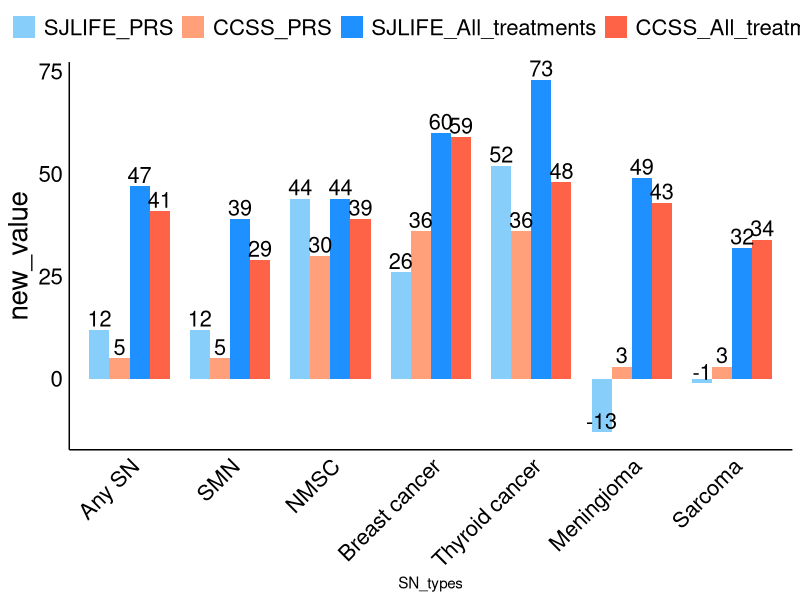
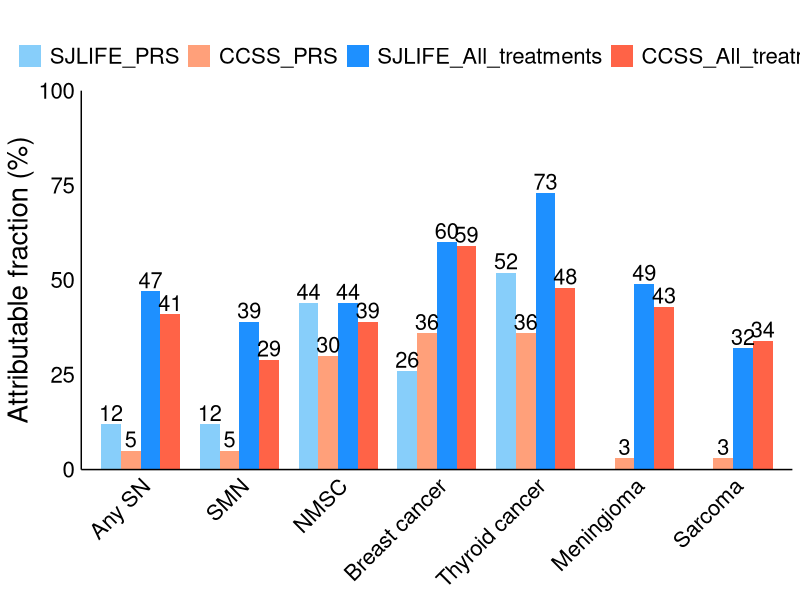
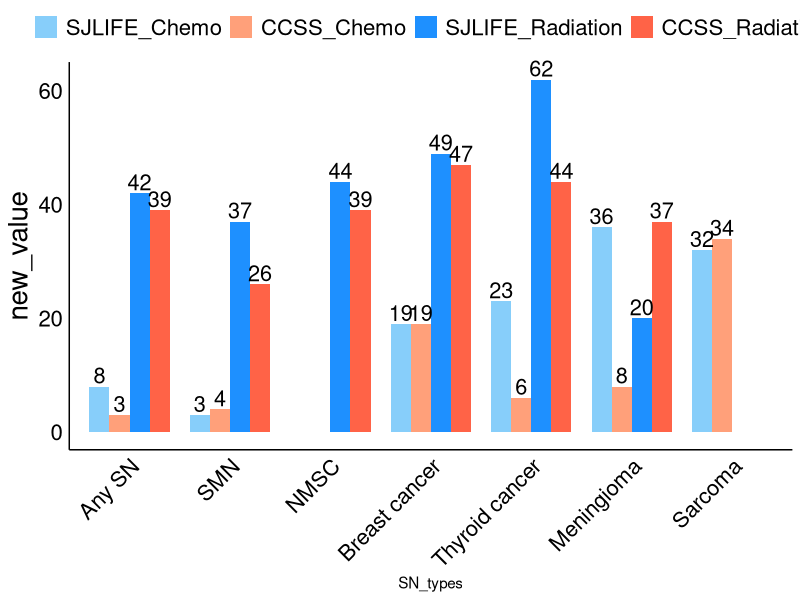
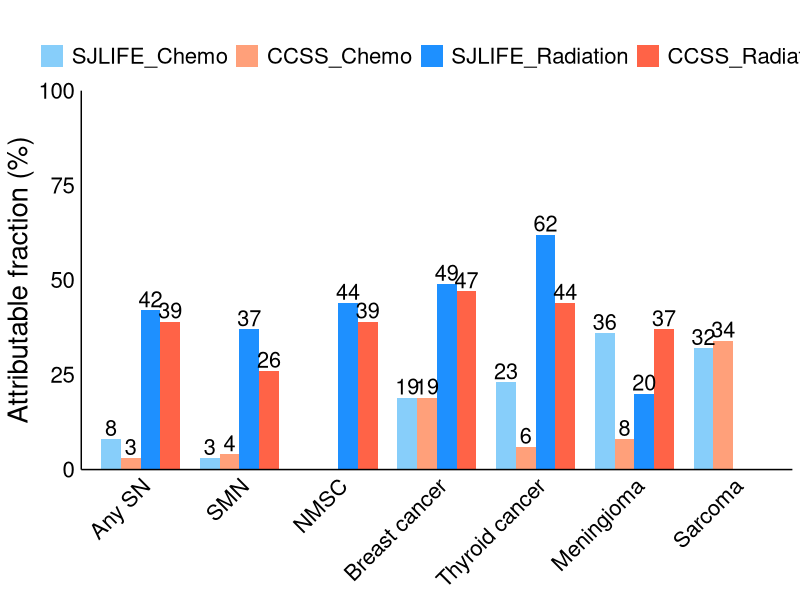
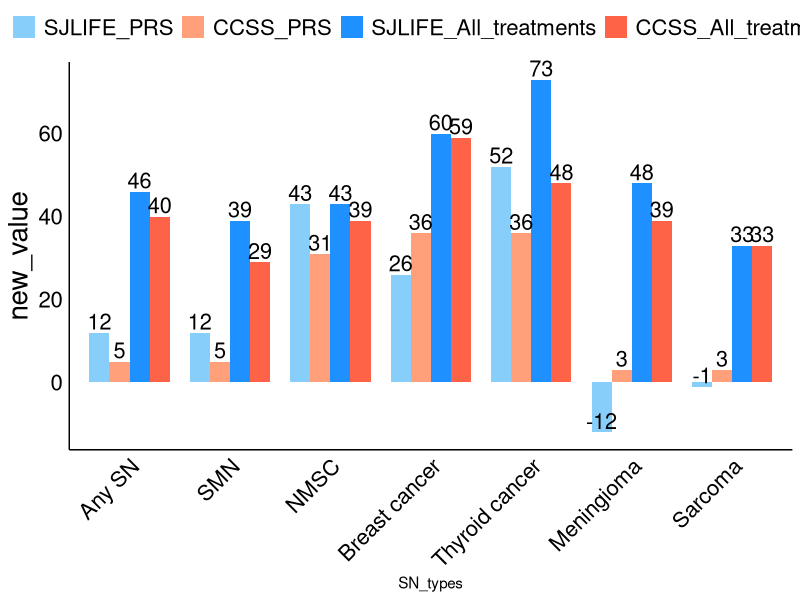
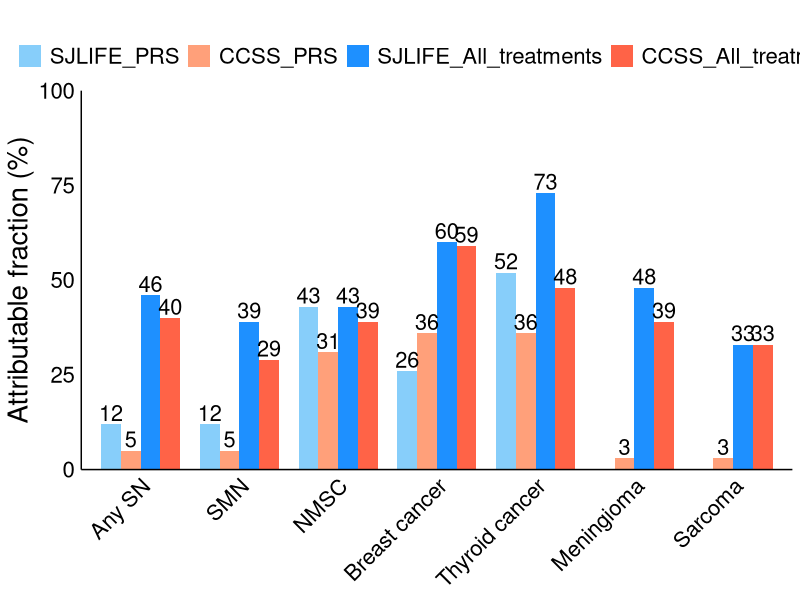
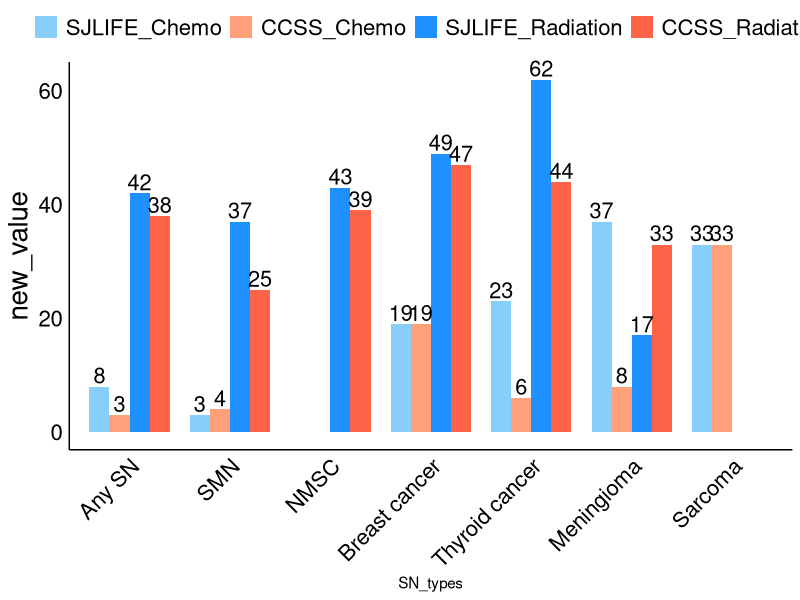
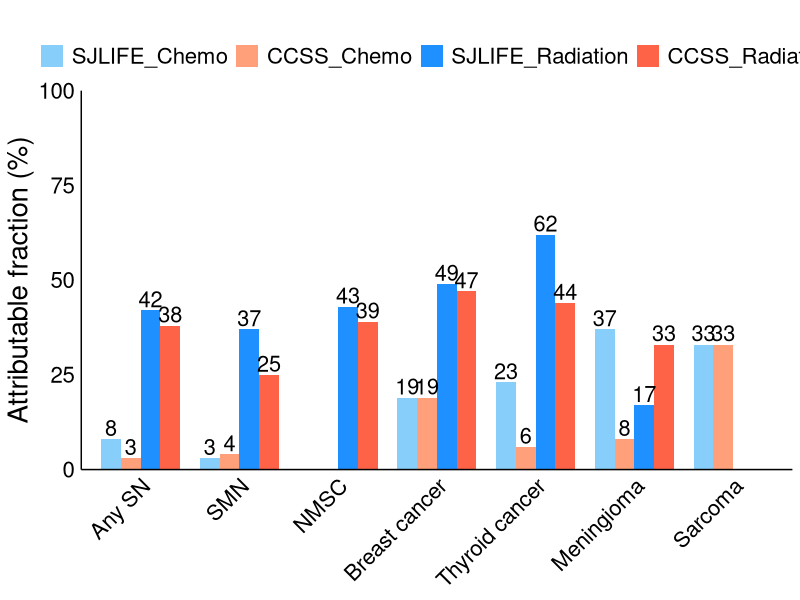

Here is the R script that generated these plots, in order:
# Load required libraries
library(ggplot2)
library(ggthemes)# For additional themes
library(ggrepel)
library(dplyr)



## V18 b
data <- read.table(text="Cohort	SN_types	Variables	Overall	Female	Male	Age.lt.35	Age.ge.35
SJLIFE	Any SN (605)	Radiation	0.425	0.417	0.435	0.400	0.447
SJLIFE	Any SN (605)	Chemo	0.080	0.079	0.080	0.109	0.054
SJLIFE	Any SN (605)	All_treatments	0.469	0.462	0.478	0.463	0.474
SJLIFE	Any SN (605)	PRS	0.125	0.123	0.129	0.126	0.125
SJLIFE	Any SN (605)	Lifestyle	-	-	-	-	-
SJLIFE	Any SN (605)	Combined	0.536	0.530	0.545	0.531	0.541
SJLIFE	SMN (462)	Radiation	0.372	0.371	0.373	0.340	0.396
SJLIFE	SMN (462)	Chemo	0.033	0.033	0.032	0.047	0.022
SJLIFE	SMN (462)	All_treatments	0.392	0.392	0.392	0.370	0.409
SJLIFE	SMN (462)	PRS	0.122	0.119	0.125	0.122	0.122
SJLIFE	SMN (462)	Lifestyle	-	-	-	-	-
SJLIFE	SMN (462)	Combined	0.467	0.466	0.468	0.447	0.482
SJLIFE	NMSC (249)	Radiation	0.441	0.431	0.453	0.413	0.457
SJLIFE	NMSC (249)	Chemo	-	-	-	-	-
SJLIFE	NMSC (249)	All_treatments	0.441	0.431	0.453	0.413	0.457
SJLIFE	NMSC (249)	PRS	0.441	0.432	0.452	0.440	0.442
SJLIFE	NMSC (249)	Lifestyle	-	-	-	-	-
SJLIFE	NMSC (249)	Combined	0.688	0.680	0.698	0.671	0.698
SJLIFE	Breast cancer (74)	Radiation	0.493	0.493	-	0.475	0.498
SJLIFE	Breast cancer (74)	Chemo	0.193	0.193	-	0.228	0.184
SJLIFE	Breast cancer (74)	All_treatments	0.602	0.602	-	0.594	0.604
SJLIFE	Breast cancer (74)	PRS	0.255	0.255	-	0.261	0.254
SJLIFE	Breast cancer (74)	Lifestyle	-	-	-	-	-
SJLIFE	Breast cancer (74)	Combined	0.704	0.704	-	0.701	0.705
SJLIFE	Thyroid cancer (86)	Radiation	0.620	0.622	0.616	0.594	0.650
SJLIFE	Thyroid cancer (86)	Chemo	0.233	0.235	0.231	0.293	0.163
SJLIFE	Thyroid cancer (86)	All_treatments	0.726	0.727	0.723	0.725	0.727
SJLIFE	Thyroid cancer (86)	PRS	0.517	0.519	0.514	0.519	0.514
SJLIFE	Thyroid cancer (86)	Lifestyle	-	-	-	-	-
SJLIFE	Thyroid cancer (86)	Combined	0.866	0.867	0.866	0.866	0.868
SJLIFE	Meningioma (149)	Radiation	0.198	0.171	0.233	0.226	0.175
SJLIFE	Meningioma (149)	Chemo	0.363	0.372	0.350	0.475	0.270
SJLIFE	Meningioma (149)	All_treatments	0.490	0.479	0.505	0.602	0.399
SJLIFE	Meningioma (149)	PRS	-0.130	-0.122	-0.141	-0.127	-0.133
SJLIFE	Meningioma (149)	Lifestyle	-	-	-	-	-
SJLIFE	Meningioma (149)	Combined	0.423	0.414	0.435	0.550	0.319
SJLIFE	Sarcoma (32)	Radiation	-	-	-	-	-
SJLIFE	Sarcoma (32)	Chemo	0.323	0.326	0.319	0.306	0.349
SJLIFE	Sarcoma (32)	All_treatments	0.323	0.326	0.319	0.306	0.349
SJLIFE	Sarcoma (32)	PRS	-0.010	-0.011	-0.010	-0.010	-0.011
SJLIFE	Sarcoma (32)	Lifestyle	-	-	-	-	-
SJLIFE	Sarcoma (32)	Combined	0.316	0.319	0.312	0.299	0.341
CCSS	Any SN (1611)	Radiation	0.387	0.380	0.398	0.372	0.398
CCSS	Any SN (1611)	Chemo	0.031	0.030	0.033	0.047	0.019
CCSS	Any SN (1611)	All_treatments	0.407	0.400	0.418	0.403	0.410
CCSS	Any SN (1611)	PRS	0.048	0.047	0.049	0.047	0.048
CCSS	Any SN (1611)	Lifestyle	-	-	-	-	-
CCSS	Any SN (1611)	Combined	0.435	0.428	0.446	0.431	0.438
CCSS	SMN (762)	Radiation	0.255	0.254	0.257	0.213	0.283
CCSS	SMN (762)	Chemo	0.042	0.042	0.042	0.070	0.024
CCSS	SMN (762)	All_treatments	0.290	0.289	0.293	0.271	0.303
CCSS	SMN (762)	PRS	0.047	0.046	0.047	0.046	0.047
CCSS	SMN (762)	Lifestyle	-	-	-	-	-
CCSS	SMN (762)	Combined	0.323	0.322	0.326	0.305	0.336
CCSS	NMSC (769)	Radiation	0.391	0.386	0.396	0.385	0.394
CCSS	NMSC (769)	Chemo	-	-	-	-	-
CCSS	NMSC (769)	All_treatments	0.391	0.386	0.396	0.385	0.394
CCSS	NMSC (769)	PRS	0.304	0.306	0.302	0.306	0.303
CCSS	NMSC (769)	Lifestyle	-	-	-	-	-
CCSS	NMSC (769)	Combined	0.577	0.575	0.578	0.574	0.578
CCSS	Breast cancer (289)	Radiation	0.474	0.474	-	0.452	0.478
CCSS	Breast cancer (289)	Chemo	0.187	0.187	-	0.224	0.180
CCSS	Breast cancer (289)	All_treatments	0.593	0.593	-	0.589	0.593
CCSS	Breast cancer (289)	PRS	0.365	0.365	-	0.369	0.365
CCSS	Breast cancer (289)	Lifestyle	-	-	-	-	-
CCSS	Breast cancer (289)	Combined	0.743	0.743	-	0.741	0.743
CCSS	Thyroid cancer (163)	Radiation	0.443	0.445	0.439	0.413	0.489
CCSS	Thyroid cancer (163)	Chemo	0.055	0.055	0.056	0.073	0.029
CCSS	Thyroid cancer (163)	All_treatments	0.476	0.477	0.472	0.457	0.504
CCSS	Thyroid cancer (163)	PRS	0.358	0.362	0.352	0.355	0.363
CCSS	Thyroid cancer (163)	Lifestyle	-	-	-	-	-
CCSS	Thyroid cancer (163)	Combined	0.664	0.665	0.661	0.650	0.684
CCSS	Meningioma (255)	Radiation	0.370	0.332	0.423	0.392	0.347
CCSS	Meningioma (255)	Chemo	0.084	0.077	0.095	0.119	0.048
CCSS	Meningioma (255)	All_treatments	0.428	0.391	0.479	0.471	0.382
CCSS	Meningioma (255)	PRS	0.028	0.027	0.028	0.032	0.024
CCSS	Meningioma (255)	Lifestyle	-	-	-	-	-
CCSS	Meningioma (255)	Combined	0.444	0.408	0.495	0.487	0.398
CCSS	Sarcoma (60)	Radiation	-	-	-	-	-
CCSS	Sarcoma (60)	Chemo	0.343	0.327	0.359	0.338	0.348
CCSS	Sarcoma (60)	All_treatments	0.343	0.327	0.359	0.338	0.348
CCSS	Sarcoma (60)	PRS	0.029	0.031	0.026	0.028	0.029
CCSS	Sarcoma (60)	Lifestyle	-	-	-	-	-
CCSS	Sarcoma (60)	Combined	0.362	0.348	0.376	0.357	0.367", header = T, sep = "\t")

data$SN_types <- trimws(gsub("\\([0-9]+\\)", "", data$SN_types))
data[data == "-"] <- NA
saved.data <- data

## 1.___________________________________________________________________________ Combined (overall) analysis
## 1.___________________________________________________________________________ Combined (overall) analysis
## 1.___________________________________________________________________________ Combined (overall) analysis
## 1.___________________________________________________________________________ Combined (overall) analysis
## 1.___________________________________________________________________________ Combined (overall) analysis



group <- "Overall"
variables <- unique(data$Variables)

custom_colors <- c("SJLIFE" = "#1E90FF", "CCSS" = "#FF6347")
legend_order <- c("SJLIFE", "CCSS")


for(i in 1:length(variables)){
data_melted <- data[grepl(variables[i], data$Variables), c("Cohort", "SN_types", "Variables", group)]
colnames(data_melted) <- c("variable", "SN_types", "AF_by", "value")
data_melted$value <- as.numeric(data_melted$value); data_melted <- data_melted[complete.cases(data_melted),]
data_melted$new_value <- round(data_melted$value,2)*100

# Reshape the data for ggplot2
library(reshape2)
order <- unique(data_melted$SN_types)
AF.type <- data_melted$AF_by[i] 
lifestyle <- "without_lifestyle"
if(lifestyle== "without_lifestyle" && variables[i] == "Lifestyle"){
next
}

data_melted$legend_group <- factor(data_melted$variable, levels = c("SJLIFE", "CCSS"))

# Create a factor with the desired order
data_melted$SN_types <- factor(data_melted$SN_types, levels = order)



p <- ggplot(data_melted, aes(x = SN_types, y = new_value, fill = legend_group)) +
  geom_bar(stat = "identity", position = position_dodge(width = 0.4), width = 0.4) +
  # Customize the theme and appearance
  # # geom_hline(yintercept = seq(-0.1, 0.1, by = 0.1), color = "black", linetype = "solid", size = 0.7) +
  # # geom_hline(yintercept = 0, color = "black", linetype = "solid", size = 0.7) +
  # Add Y lines
  # # geom_vline(xintercept = seq(0.5, length(unique(data_melted$SN_types)) + 0.5), color = "black", linetype = "solid", size = 0.7) +
  # # geom_vline(xintercept = 0.5, color = "black", linetype = "solid", size = 0.7) +
  theme_minimal() +
  theme(axis.text.x = element_text(angle = 45, hjust = 1, vjust = 1, size = 16, color = "black"),
        axis.text.y = element_text(size = 16, color = "black"),
        axis.title.y = element_text(size = 20, color = "black"),
        axis.line.x = element_line(color="black"),
        axis.line.y = element_line(color="black"),
        legend.title = element_blank(),
        legend.text = element_text(size = 16, color = "black"),
        plot.title = element_text(size = 16, hjust = 0.5, vjust = 1.5, face = "bold"),
        panel.grid.major = element_blank(),
        panel.grid.minor = element_blank()) +
  
  # Customize colors
  scale_fill_manual(values = custom_colors, breaks = legend_order) +
  
  # Add labels with geom_text
  geom_text(
    data = data_melted %>% filter(!is.na(new_value)),
    aes(label = new_value, y = new_value),  # Adjust y position
    position = position_dodge(width = 0.4),
    vjust = -0.20,  # Adjust vertical justification
    hjust = 0.5,  # Center text horizontally
    size = 5.5,
    color = "black"
  ) +
  # Adjust legend position
  theme(legend.position = "top", legend.box = "horizontal") +
  # Additional adjustments
  scale_x_discrete(limits = order) +
  coord_cartesian(clip = "off")
p <- p + scale_y_continuous(limits = c(0, 100), expand = c(0, 0)) + labs(title = "", y = "Attributable fraction (%)", x = NULL) 

p
# Save the plot as a high-resolution image
plot_name <- paste0("Z:/ResearchHome/Groups/sapkogrp/projects/Genomics/common/attr_fraction/ANALYSIS/results/plots/v19b/overall/", group, "_", AF.type, "_", lifestyle, ".tiff")

ggsave(plot_name, p, width = 12, height = 8, dpi = 600, device = "tiff", compression = "lzw")
}



################################
## PRS and treatment together ##
################################
group <- "Overall"

variables <- "treatment|PRS"

new_data <- data[grepl(variables, data$Variables), c("Cohort", "SN_types", "Variables", group)]
colnames(new_data) <- c("variable", "SN_types", "AF_by", "value")
new_data$value <- as.numeric(new_data$value)

# Reshape the data for ggplot2
library(reshape2)

data_melted <-new_data
order <- unique(data_melted$SN_types)
AF.type <- "treatment_PRS"
lifestyle <- "without_lifestyle"

data_melted$legend_group <- factor(paste(data_melted$variable, data_melted$AF_by, sep = "_"))

data_melted$new_value <- round(data_melted$value,2)*100


# Define custom colors and legend order
custom_colors <- c("SJLIFE_PRS" = "#87CEFA", "CCSS_PRS" = "#FFA07A", "SJLIFE_All_treatments" = "#1E90FF", "CCSS_All_treatments" = "#FF6347")
legend_order <- c("SJLIFE_PRS", "CCSS_PRS", "SJLIFE_All_treatments", "CCSS_All_treatments")
# Order the levels of the legend_group factor
data_melted$legend_group <- factor(data_melted$legend_group, levels = legend_order)
# Create a factor with the desired order
data_melted$SN_types <- factor(data_melted$SN_types, levels = order)


p <- ggplot(data_melted, aes(x = SN_types, y = new_value, fill = legend_group)) +
  geom_bar(stat = "identity", position = position_dodge(width = 0.8), width = 0.8) +
  # Customize the theme and appearance
  # geom_hline(yintercept = 0, color = "black", linetype = "solid", size = 0.7) +
  # Add Y lines
  # geom_vline(xintercept = 0.5, color = "black", linetype = "solid", size = 0.7) +
  theme_minimal() +
  theme(axis.text.x = element_text(angle = 45, hjust = 1, vjust = 1, size = 16, color = "black"),
        axis.text.y = element_text(size = 16, color = "black"),
        axis.title.y = element_text(size = 20, color = "black"), 
        axis.line.x = element_line(color="black"), 
        axis.line.y = element_line(color="black"),
        legend.title = element_blank(),
        legend.text = element_text(size = 16, color = "black"),
        plot.title = element_text(size = 16, hjust = 0.5, vjust = 1.5, face = "bold"),
        panel.grid.major = element_blank(),
        panel.grid.minor = element_blank()) +
  
  # Customize colors
  scale_fill_manual(values = custom_colors, breaks = legend_order) +
  
  # Add labels with geom_text
  geom_text(
    data = data_melted %>% filter(!is.na(new_value)),
    aes(label = new_value, y = new_value),  # Adjust y position
    position = position_dodge(width = 0.8),
    vjust = -0.20,  # Adjust vertical justification
    hjust = 0.5,  # Center text horizontally
    size = 5.5,
    color = "black"
  ) +
  # Adjust legend position
  theme(legend.position = "top", legend.box = "horizontal") +
  # Additional adjustments
  scale_x_discrete(limits = order) +
  coord_cartesian(clip = "off")
p
p <- p + scale_y_continuous(limits = c(0, 100), expand = c(0, 0)) + labs(title = "", y = "Attributable fraction (%)", x = NULL) 

p

# Save the plot as a high-resolution image
plot_name <- paste0("Z:/ResearchHome/Groups/sapkogrp/projects/Genomics/common/attr_fraction/ANALYSIS/results/plots/v19b/overall/", group, "_", AF.type,"_", lifestyle, ".tiff")

ggsave(plot_name, p, width = 12, height = 8, dpi = 600, device = "tiff", compression = "lzw")

##################################
## Chemo and Radiation together ##
##################################
group <- "Overall"

variables <- "Chemo|Radiation"

new_data <- data[grepl(variables, data$Variables), c("Cohort", "SN_types", "Variables", group)]
colnames(new_data) <- c("variable", "SN_types", "AF_by", "value")
new_data$value <- as.numeric(new_data$value)

# Reshape the data for ggplot2
library(reshape2)
data_melted <-new_data
data_melted$new_value <- round(data_melted$value,2)*100

order <- unique(data_melted$SN_types)
AF.type <- "Chemo_Radiation"
lifestyle <- "without_lifestyle"

data_melted$legend_group <- factor(paste(data_melted$variable, data_melted$AF_by, sep = "_"))


# Define custom colors and legend order
custom_colors <- c("SJLIFE_Chemo" = "#87CEFA", "CCSS_Chemo" = "#FFA07A", "SJLIFE_Radiation" = "#1E90FF", "CCSS_Radiation" = "#FF6347")
legend_order <- c("SJLIFE_Chemo", "CCSS_Chemo", "SJLIFE_Radiation", "CCSS_Radiation")
# Order the levels of the legend_group factor
data_melted$legend_group <- factor(data_melted$legend_group, levels = legend_order)

# Create a factor with the desired order
data_melted$SN_types <- factor(data_melted$SN_types, levels = order)

# Create the grouped bar chart
# Create the plot
p <- ggplot(data_melted, aes(x = SN_types, y = new_value, fill = legend_group)) +
  geom_bar(stat = "identity", position = position_dodge(width = 0.8), width = 0.8) +
  # Customize the theme and appearance
  # geom_hline(yintercept = 0, color = "black", linetype = "solid", size = 0.7) +
  # Add Y lines
  # geom_vline(xintercept = 0.5, color = "black", linetype = "solid", size = 0.7) +
  theme_minimal() +
  theme(axis.text.x = element_text(angle = 45, hjust = 1, vjust = 1, size = 16, color = "black"),
        axis.text.y = element_text(size = 16, color = "black"),
        axis.title.y = element_text(size = 20, color = "black"), 
        axis.line.x = element_line(color="black"), 
        axis.line.y = element_line(color="black"),
        legend.title = element_blank(),
        legend.text = element_text(size = 16, color = "black"),
        plot.title = element_text(size = 16, hjust = 0.5, vjust = 1.5, face = "bold"),
        panel.grid.major = element_blank(),
        panel.grid.minor = element_blank()) +
  
  # Customize colors
  scale_fill_manual(values = custom_colors, breaks = legend_order) +
  
  # Add labels with geom_text
  geom_text(
    data = data_melted,
    aes(label = new_value, y = new_value),  # Adjust y position
    position = position_dodge(width = 0.8),
    vjust = -0.20,  # Adjust vertical justification
    hjust = 0.5,  # Center text horizontally
    size = 5.5,
    color = "black"
  ) +
  # Adjust legend position
  theme(legend.position = "top", legend.box = "horizontal") +
  # Additional adjustments
  scale_x_discrete(limits = order) +
  coord_cartesian(clip = "off")
p
p <- p + scale_y_continuous(limits = c(0, 100), expand = c(0, 0)) + labs(title = "", y = "Attributable fraction (%)", x = NULL) 

p

# Save the plot as a high-resolution image
plot_name <- paste0("Z:/ResearchHome/Groups/sapkogrp/projects/Genomics/common/attr_fraction/ANALYSIS/results/plots/v19b/overall/", group, "_", AF.type,"_", lifestyle, ".tiff")

ggsave(plot_name, p, width = 12, height = 8, dpi = 600, device = "tiff", compression = "lzw")


## 2.___________________________________________________________________________ Female analysis
## 2.___________________________________________________________________________ Female analysis
## 2.___________________________________________________________________________ Female analysis
## 2.___________________________________________________________________________ Female analysis
## 2.___________________________________________________________________________ Female analysis


data <- saved.data

group <- "Female"
variables <- unique(data$Variables)

custom_colors <- c("SJLIFE" = "#1E90FF", "CCSS" = "#FF6347")
legend_order <- c("SJLIFE", "CCSS")

for(i in 1:length(variables)){
  data_melted <- data[grepl(variables[i], data$Variables), c("Cohort", "SN_types", "Variables", group)]
  colnames(data_melted) <- c("variable", "SN_types", "AF_by", "value")
  data_melted$value <- as.numeric(data_melted$value); data_melted <- data_melted[complete.cases(data_melted),]
  data_melted$new_value <- round(data_melted$value,2)*100
  
  # Reshape the data for ggplot2
  library(reshape2)
  order <- unique(data_melted$SN_types)
  AF.type <- data_melted$AF_by[i] 
  lifestyle <- "without_lifestyle"
  if(lifestyle== "without_lifestyle" && variables[i] == "Lifestyle"){
    next
  }
  
  data_melted$legend_group <- factor(data_melted$variable, levels = c("SJLIFE", "CCSS"))
  # Create a factor with the desired order
  data_melted$SN_types <- factor(data_melted$SN_types, levels = order)
  
  
  p <- ggplot(data_melted, aes(x = SN_types, y = new_value, fill = legend_group)) +
    geom_bar(stat = "identity", position = position_dodge(width = 0.4), width = 0.4) +
    # Customize the theme and appearance
    # # geom_hline(yintercept = seq(-0.1, 0.1, by = 0.1), color = "black", linetype = "solid", size = 0.7) +
    # geom_hline(yintercept = 0, color = "black", linetype = "solid", size = 0.7) +
    # Add Y lines
    # # geom_vline(xintercept = seq(0.5, length(unique(data_melted$SN_types)) + 0.5), color = "black", linetype = "solid", size = 0.7) +
    # geom_vline(xintercept = 0.5, color = "black", linetype = "solid", size = 0.7) +
    theme_minimal() +
    theme(axis.text.x = element_text(angle = 45, hjust = 1, vjust = 1, size = 16, color = "black"),
          axis.text.y = element_text(size = 16, color = "black"),
          axis.title.y = element_text(size = 20, color = "black"), 
          axis.line.x = element_line(color="black"), 
          axis.line.y = element_line(color="black"),
          legend.title = element_blank(),
          legend.text = element_text(size = 16, color = "black"),
          plot.title = element_text(size = 16, hjust = 0.5, vjust = 1.5, face = "bold"),
          panel.grid.major = element_blank(),
          panel.grid.minor = element_blank()) +
    
    # Customize colors
    scale_fill_manual(values = custom_colors, breaks = legend_order) +
    
    # Add labels with geom_text
    geom_text(
      data = data_melted,
      aes(label = new_value, y = new_value),  # Adjust y position
      position = position_dodge(width = 0.4),
      vjust = -0.20,  # Adjust vertical justification
      hjust = 0.5,  # Center text horizontally
      size = 5.5,
      color = "black"
    ) +
    # Adjust legend position
    theme(legend.position = "top", legend.box = "horizontal") +
    # Additional adjustments
    scale_x_discrete(limits = order) +
    coord_cartesian(clip = "off")
  p <- p + scale_y_continuous(limits = c(0, 100), expand = c(0, 0)) + labs(title = "", y = "Attributable fraction (%)", x = NULL) 
  
  p
  # Save the plot as a high-resolution image
  plot_name <- paste0("Z:/ResearchHome/Groups/sapkogrp/projects/Genomics/common/attr_fraction/ANALYSIS/results/plots/v19b/female/", group, "_", AF.type, "_", lifestyle, ".tiff")
  
  ggsave(plot_name, p, width = 12, height = 8, dpi = 600, device = "tiff", compression = "lzw")
}

################################
## PRS and treatment together ##
################################
group <- "Female"

variables <- "treatment|PRS"

new_data <- data[grepl(variables, data$Variables), c("Cohort", "SN_types", "Variables", group)]
colnames(new_data) <- c("variable", "SN_types", "AF_by", "value")
new_data$value <- as.numeric(new_data$value)

# Reshape the data for ggplot2
library(reshape2)
data_melted <-new_data


order <- unique(data_melted$SN_types)
AF.type <- "treatment_PRS"
lifestyle <- "without_lifestyle"

data_melted$legend_group <- factor(paste(data_melted$variable, data_melted$AF_by, sep = "_"))


data_melted$new_value <- round(data_melted$value,2)*100

# Define custom colors and legend order
custom_colors <- c("SJLIFE_PRS" = "#87CEFA", "CCSS_PRS" = "#FFA07A", "SJLIFE_All_treatments" = "#1E90FF", "CCSS_All_treatments" = "#FF6347")
legend_order <- c("SJLIFE_PRS", "CCSS_PRS", "SJLIFE_All_treatments", "CCSS_All_treatments")
# Order the levels of the legend_group factor
data_melted$legend_group <- factor(data_melted$legend_group, levels = legend_order)

# Create a factor with the desired order
data_melted$SN_types <- factor(data_melted$SN_types, levels = order)

# Create the grouped bar chart
# Create the plot
p <- ggplot(data_melted, aes(x = SN_types, y = new_value, fill = legend_group)) +
  geom_bar(stat = "identity", position = position_dodge(width = 0.8), width = 0.8) +
  # Customize the theme and appearance
  # geom_hline(yintercept = 0, color = "black", linetype = "solid", size = 0.7) +
  # Add Y lines
  # geom_vline(xintercept = 0.5, color = "black", linetype = "solid", size = 0.7) +
  theme_minimal() +
  theme(axis.text.x = element_text(angle = 45, hjust = 1, vjust = 1, size = 16, color = "black"),
        axis.text.y = element_text(size = 16, color = "black"),
        axis.title.y = element_text(size = 20, color = "black"), 
        axis.line.x = element_line(color="black"), 
        axis.line.y = element_line(color="black"),
        legend.title = element_blank(),
        legend.text = element_text(size = 16, color = "black"),
        plot.title = element_text(size = 16, hjust = 0.5, vjust = 1.5, face = "bold"),
        panel.grid.major = element_blank(),
        panel.grid.minor = element_blank()) +
  
  # Customize colors
  scale_fill_manual(values = custom_colors, breaks = legend_order) +
  
  # Add labels with geom_text
  geom_text(
    data = data_melted,
    aes(label = new_value, y = new_value),  # Adjust y position
    position = position_dodge(width = 0.8),
    vjust = -0.20,  # Adjust vertical justification
    hjust = 0.5,  # Center text horizontally
    size = 5.5,
    color = "black"
  ) +
  # Adjust legend position
  theme(legend.position = "top", legend.box = "horizontal") +
  # Additional adjustments
  scale_x_discrete(limits = order) +
  coord_cartesian(clip = "off")
p
p <- p + scale_y_continuous(limits = c(0, 100), expand = c(0, 0)) + labs(title = "", y = "Attributable fraction (%)", x = NULL) 
p

# Save the plot as a high-resolution image
plot_name <- paste0("Z:/ResearchHome/Groups/sapkogrp/projects/Genomics/common/attr_fraction/ANALYSIS/results/plots/v19b/female/", group, "_", AF.type,"_", lifestyle, ".tiff")

ggsave(plot_name, p, width = 12, height = 8, dpi = 600, device = "tiff", compression = "lzw")

##################################
## Chemo and Radiation together ##
##################################
group <- "Female"

variables <- "Chemo|Radiation"

new_data <- data[grepl(variables, data$Variables), c("Cohort", "SN_types", "Variables", group)]
colnames(new_data) <- c("variable", "SN_types", "AF_by", "value")
new_data$value <- as.numeric(new_data$value)

# Reshape the data for ggplot2
library(reshape2)
data_melted <-new_data
data_melted$new_value <- round(data_melted$value,2)*100

order <- unique(data_melted$SN_types)
AF.type <- "Chemo_Radiation"
lifestyle <- "without_lifestyle"

data_melted$legend_group <- factor(paste(data_melted$variable, data_melted$AF_by, sep = "_"))


# Define custom colors and legend order
custom_colors <- c("SJLIFE_Chemo" = "#87CEFA", "CCSS_Chemo" = "#FFA07A", "SJLIFE_Radiation" = "#1E90FF", "CCSS_Radiation" = "#FF6347")
legend_order <- c("SJLIFE_Chemo", "CCSS_Chemo", "SJLIFE_Radiation", "CCSS_Radiation")
# Order the levels of the legend_group factor
data_melted$legend_group <- factor(data_melted$legend_group, levels = legend_order)

# Create a factor with the desired order
data_melted$SN_types <- factor(data_melted$SN_types, levels = order)

# Create the grouped bar chart
# Create the plot
p <- ggplot(data_melted, aes(x = SN_types, y = new_value, fill = legend_group)) +
  geom_bar(stat = "identity", position = position_dodge(width = 0.8), width = 0.8) +
  # Customize the theme and appearance
  # geom_hline(yintercept = 0, color = "black", linetype = "solid", size = 0.7) +
  # Add Y lines
  # geom_vline(xintercept = 0.5, color = "black", linetype = "solid", size = 0.7) +
  theme_minimal() +
  theme(axis.text.x = element_text(angle = 45, hjust = 1, vjust = 1, size = 16, color = "black"),
        axis.text.y = element_text(size = 16, color = "black"),
        axis.title.y = element_text(size = 20, color = "black"), 
        axis.line.x = element_line(color="black"), 
        axis.line.y = element_line(color="black"),
        legend.title = element_blank(),
        legend.text = element_text(size = 16, color = "black"),
        plot.title = element_text(size = 16, hjust = 0.5, vjust = 1.5, face = "bold"),
        panel.grid.major = element_blank(),
        panel.grid.minor = element_blank()) +
  
  # Customize colors
  scale_fill_manual(values = custom_colors, breaks = legend_order) +
  
  # Add labels with geom_text
  geom_text(
    data = data_melted,
    aes(label = new_value, y = new_value),  # Adjust y position
    position = position_dodge(width = 0.8),
    vjust = -0.20,  # Adjust vertical justification
    hjust = 0.5,  # Center text horizontally
    size = 5.5,
    color = "black"
  ) +
  # Adjust legend position
  theme(legend.position = "top", legend.box = "horizontal") +
  # Additional adjustments
  scale_x_discrete(limits = order) +
  coord_cartesian(clip = "off")
p
p <- p + scale_y_continuous(limits = c(0, 100), expand = c(0, 0)) + labs(title = "", y = "Attributable fraction (%)", x = NULL) 

p
# Save the plot as a high-resolution image
plot_name <- paste0("Z:/ResearchHome/Groups/sapkogrp/projects/Genomics/common/attr_fraction/ANALYSIS/results/plots/v19b/female/", group, "_", AF.type,"_", lifestyle, ".tiff")

ggsave(plot_name, p, width = 12, height = 8, dpi = 600, device = "tiff", compression = "lzw")

## 3.___________________________________________________________________________ Male analysis
## 3.___________________________________________________________________________ Male analysis
## 3.___________________________________________________________________________ Male analysis
## 3.___________________________________________________________________________ Male analysis
## 3.___________________________________________________________________________ Male analysis


data <- saved.data

group <- "Male"
variables <- unique(data$Variables)

custom_colors <- c("SJLIFE" = "#1E90FF", "CCSS" = "#FF6347")
legend_order <- c("SJLIFE", "CCSS")

for(i in 1:length(variables)){
  data_melted <- data[grepl(variables[i], data$Variables), c("Cohort", "SN_types", "Variables", group)]
  colnames(data_melted) <- c("variable", "SN_types", "AF_by", "value")
  data_melted$value <- as.numeric(data_melted$value); data_melted <- data_melted[complete.cases(data_melted),]
  data_melted$new_value <- round(data_melted$value,2)*100
  
  # Reshape the data for ggplot2
  library(reshape2)
  
  data_melted <- data_melted[complete.cases(data_melted),]
  
  order <- unique(data_melted$SN_types)
  AF.type <- data_melted$AF_by[i] 
  lifestyle <- "without_lifestyle"
  if(lifestyle== "without_lifestyle" && variables[i] == "Lifestyle"){
    next
  }
  
  data_melted$legend_group <- factor(data_melted$variable, levels = c("SJLIFE", "CCSS"))
  
  # Create a factor with the desired order
  data_melted$SN_types <- factor(data_melted$SN_types, levels = order)
  
  
  
  p <- ggplot(data_melted, aes(x = SN_types, y = new_value, fill = legend_group)) +
    geom_bar(stat = "identity", position = position_dodge(width = 0.4), width = 0.4) +
    # Customize the theme and appearance
    # # geom_hline(yintercept = seq(-0.1, 0.1, by = 0.1), color = "black", linetype = "solid", size = 0.7) +
    # geom_hline(yintercept = 0, color = "black", linetype = "solid", size = 0.7) +
    # Add Y lines
    # # geom_vline(xintercept = seq(0.5, length(unique(data_melted$SN_types)) + 0.5), color = "black", linetype = "solid", size = 0.7) +
    # geom_vline(xintercept = 0.5, color = "black", linetype = "solid", size = 0.7) +
    theme_minimal() +
    theme(axis.text.x = element_text(angle = 45, hjust = 1, vjust = 1, size = 16, color = "black"),
          axis.text.y = element_text(size = 16, color = "black"),
          axis.title.y = element_text(size = 20, color = "black"), 
          axis.line.x = element_line(color="black"), 
          axis.line.y = element_line(color="black"),
          legend.title = element_blank(),
          legend.text = element_text(size = 16, color = "black"),
          plot.title = element_text(size = 16, hjust = 0.5, vjust = 1.5, face = "bold"),
          panel.grid.major = element_blank(),
          panel.grid.minor = element_blank()) +
    
    # Customize colors
    scale_fill_manual(values = custom_colors, breaks = legend_order) +
    
    # Add labels with geom_text
    geom_text(
      data = data_melted,
      aes(label = new_value, y = new_value),  # Adjust y position
      position = position_dodge(width = 0.4),
      vjust = -0.20,  # Adjust vertical justification
      hjust = 0.5,  # Center text horizontally
      size = 5.5,
      color = "black"
    ) +
    # Adjust legend position
    theme(legend.position = "top", legend.box = "horizontal") +
    # Additional adjustments
    scale_x_discrete(limits = order) +
    coord_cartesian(clip = "off")
  p <- p + scale_y_continuous(limits = c(0, 100), expand = c(0, 0)) + labs(title = "", y = "Attributable fraction (%)", x = NULL) 
  
  p
  # Save the plot as a high-resolution image
  plot_name <- paste0("Z:/ResearchHome/Groups/sapkogrp/projects/Genomics/common/attr_fraction/ANALYSIS/results/plots/v19b/male/", group, "_", AF.type, "_", lifestyle, ".tiff")
  
  ggsave(plot_name, p, width = 12, height = 8, dpi = 600, device = "tiff", compression = "lzw")
}

################################
## PRS and treatment together ##
################################
group <- "Male"

variables <- "treatment|PRS"

new_data <- data[grepl(variables, data$Variables), c("Cohort", "SN_types", "Variables", group)]
colnames(new_data) <- c("variable", "SN_types", "AF_by", "value")
new_data$value <- as.numeric(new_data$value)

# Reshape the data for ggplot2
library(reshape2)
data_melted <-new_data
data_melted <- data_melted[!grepl("Breast", data_melted$SN_types),]

order <- unique(data_melted$SN_types)
AF.type <- "treatment_PRS"
lifestyle <- "without_lifestyle"

data_melted$legend_group <- factor(paste(data_melted$variable, data_melted$AF_by, sep = "_"))


data_melted$new_value <- round(data_melted$value,2)*100

# Define custom colors and legend order
custom_colors <- c("SJLIFE_PRS" = "#87CEFA", "CCSS_PRS" = "#FFA07A", "SJLIFE_All_treatments" = "#1E90FF", "CCSS_All_treatments" = "#FF6347")
legend_order <- c("SJLIFE_PRS", "CCSS_PRS", "SJLIFE_All_treatments", "CCSS_All_treatments")
# Order the levels of the legend_group factor
data_melted$legend_group <- factor(data_melted$legend_group, levels = legend_order)

# Create a factor with the desired order
data_melted$SN_types <- factor(data_melted$SN_types, levels = order)


# Create the grouped bar chart
# Create the plot
p <- ggplot(data_melted, aes(x = SN_types, y = new_value, fill = legend_group)) +
  geom_bar(stat = "identity", position = position_dodge(width = 0.8), width = 0.8) +
  # Customize the theme and appearance
  # geom_hline(yintercept = 0, color = "black", linetype = "solid", size = 0.7) +
  # Add Y lines
  # geom_vline(xintercept = 0.5, color = "black", linetype = "solid", size = 0.7) +
  theme_minimal() +
  theme(axis.text.x = element_text(angle = 45, hjust = 1, vjust = 1, size = 16, color = "black"),
        axis.text.y = element_text(size = 16, color = "black"),
        axis.title.y = element_text(size = 20, color = "black"), 
        axis.line.x = element_line(color="black"), 
        axis.line.y = element_line(color="black"),
        legend.title = element_blank(),
        legend.text = element_text(size = 16, color = "black"),
        plot.title = element_text(size = 16, hjust = 0.5, vjust = 1.5, face = "bold"),
        panel.grid.major = element_blank(),
        panel.grid.minor = element_blank()) +
  
  # Customize colors
  scale_fill_manual(values = custom_colors, breaks = legend_order) +
  
  # Add labels with geom_text
  geom_text(
    data = data_melted,
    aes(label = new_value, y = new_value),  # Adjust y position
    position = position_dodge(width = 0.8),
    vjust = -0.20,  # Adjust vertical justification
    hjust = 0.5,  # Center text horizontally
    size = 5.5,
    color = "black"
  ) +
  # Adjust legend position
  theme(legend.position = "top", legend.box = "horizontal") +
  # Additional adjustments
  scale_x_discrete(limits = order) +
  coord_cartesian(clip = "off")
p
p <- p + scale_y_continuous(limits = c(0, 100), expand = c(0, 0)) + labs(title = "", y = "Attributable fraction (%)", x = NULL) 
p
# Save the plot as a high-resolution image
plot_name <- paste0("Z:/ResearchHome/Groups/sapkogrp/projects/Genomics/common/attr_fraction/ANALYSIS/results/plots/v19b/male/", group, "_", AF.type,"_", lifestyle, ".tiff")

ggsave(plot_name, p, width = 12, height = 8, dpi = 600, device = "tiff", compression = "lzw")

##################################
## Chemo and Radiation together ##
##################################
group <- "Male"

variables <- "Chemo|Radiation"

new_data <- data[grepl(variables, data$Variables), c("Cohort", "SN_types", "Variables", group)]
colnames(new_data) <- c("variable", "SN_types", "AF_by", "value")
new_data$value <- as.numeric(new_data$value)

# Reshape the data for ggplot2
library(reshape2)
data_melted <-new_data
data_melted <- data_melted[!grepl("Breast", data_melted$SN_types),]
data_melted$new_value <- round(data_melted$value,2)*100
order <- unique(data_melted$SN_types)
AF.type <- "Chemo_Radiation"
lifestyle <- "without_lifestyle"

data_melted$legend_group <- factor(paste(data_melted$variable, data_melted$AF_by, sep = "_"))


# Define custom colors and legend order
custom_colors <- c("SJLIFE_Chemo" = "#87CEFA", "CCSS_Chemo" = "#FFA07A", "SJLIFE_Radiation" = "#1E90FF", "CCSS_Radiation" = "#FF6347")
legend_order <- c("SJLIFE_Chemo", "CCSS_Chemo", "SJLIFE_Radiation", "CCSS_Radiation")
# Order the levels of the legend_group factor
data_melted$legend_group <- factor(data_melted$legend_group, levels = legend_order)

# Create a factor with the desired order
data_melted$SN_types <- factor(data_melted$SN_types, levels = order)

# Create the grouped bar chart
# Create the plot
p <- ggplot(data_melted, aes(x = SN_types, y = new_value, fill = legend_group)) +
  geom_bar(stat = "identity", position = position_dodge(width = 0.8), width = 0.8) +
  # Customize the theme and appearance
  # geom_hline(yintercept = 0, color = "black", linetype = "solid", size = 0.7) +
  # Add Y lines
  # geom_vline(xintercept = 0.5, color = "black", linetype = "solid", size = 0.7) +
  theme_minimal() +
  theme(axis.text.x = element_text(angle = 45, hjust = 1, vjust = 1, size = 16, color = "black"),
        axis.text.y = element_text(size = 16, color = "black"),
        axis.title.y = element_text(size = 20, color = "black"), 
        axis.line.x = element_line(color="black"), 
        axis.line.y = element_line(color="black"),
        legend.title = element_blank(),
        legend.text = element_text(size = 16, color = "black"),
        plot.title = element_text(size = 16, hjust = 0.5, vjust = 1.5, face = "bold"),
        panel.grid.major = element_blank(),
        panel.grid.minor = element_blank()) +
  
  # Customize colors
  scale_fill_manual(values = custom_colors, breaks = legend_order) +
  
  # Add labels with geom_text
  geom_text(
    data = data_melted,
    aes(label = new_value, y = new_value),  # Adjust y position
    position = position_dodge(width = 0.8),
    vjust = -0.20,  # Adjust vertical justification
    hjust = 0.5,  # Center text horizontally
    size = 5.5,
    color = "black"
  ) +
  # Adjust legend position
  theme(legend.position = "top", legend.box = "horizontal") +
  # Additional adjustments
  scale_x_discrete(limits = order) +
  coord_cartesian(clip = "off")
p
p <- p + scale_y_continuous(limits = c(0, 100), expand = c(0, 0)) + labs(title = "", y = "Attributable fraction (%)", x = NULL) 

p
# Save the plot as a high-resolution image
plot_name <- paste0("Z:/ResearchHome/Groups/sapkogrp/projects/Genomics/common/attr_fraction/ANALYSIS/results/plots/v19b/male/", group, "_", AF.type,"_", lifestyle, ".tiff")

ggsave(plot_name, p, width = 12, height = 8, dpi = 600, device = "tiff", compression = "lzw")

## 4.___________________________________________________________________________ lt35 analysis
## 4.___________________________________________________________________________ lt35 analysis
## 4.___________________________________________________________________________ lt35 analysis
## 4.___________________________________________________________________________ lt35 analysis
## 4.___________________________________________________________________________ lt35 analysis


data <- saved.data

group <- "Age.lt.35"
variables <- unique(data$Variables)

custom_colors <- c("SJLIFE" = "#1E90FF", "CCSS" = "#FF6347")
legend_order <- c("SJLIFE", "CCSS")

for(i in 1:length(variables)){
  data_melted <- data[grepl(variables[i], data$Variables), c("Cohort", "SN_types", "Variables", group)]
  colnames(data_melted) <- c("variable", "SN_types", "AF_by", "value")
  data_melted$value <- as.numeric(data_melted$value); data_melted <- data_melted[complete.cases(data_melted),]
  data_melted$new_value <- round(data_melted$value,2)*100
  
  # Reshape the data for ggplot2
  library(reshape2)
  order <- unique(data_melted$SN_types)
  AF.type <- data_melted$AF_by[i] 
  lifestyle <- "without_lifestyle"
  if(lifestyle== "without_lifestyle" && variables[i] == "Lifestyle"){
    next
  }
  
  data_melted$legend_group <- factor(data_melted$variable, levels = c("SJLIFE", "CCSS"))
  # Create a factor with the desired order
  data_melted$SN_types <- factor(data_melted$SN_types, levels = order)
  
  
  p <- ggplot(data_melted, aes(x = SN_types, y = new_value, fill = legend_group)) +
    geom_bar(stat = "identity", position = position_dodge(width = 0.4), width = 0.4) +
    # Customize the theme and appearance
    # # geom_hline(yintercept = seq(-0.1, 0.1, by = 0.1), color = "black", linetype = "solid", size = 0.7) +
    # geom_hline(yintercept = 0, color = "black", linetype = "solid", size = 0.7) +
    # Add Y lines
    # # geom_vline(xintercept = seq(0.5, length(unique(data_melted$SN_types)) + 0.5), color = "black", linetype = "solid", size = 0.7) +
    # geom_vline(xintercept = 0.5, color = "black", linetype = "solid", size = 0.7) +
    theme_minimal() +
    theme(axis.text.x = element_text(angle = 45, hjust = 1, vjust = 1, size = 16, color = "black"),
          axis.text.y = element_text(size = 16, color = "black"),
          axis.title.y = element_text(size = 20, color = "black"), 
          axis.line.x = element_line(color="black"), 
          axis.line.y = element_line(color="black"),
          legend.title = element_blank(),
          legend.text = element_text(size = 16, color = "black"),
          plot.title = element_text(size = 16, hjust = 0.5, vjust = 1.5, face = "bold"),
          panel.grid.major = element_blank(),
          panel.grid.minor = element_blank()) +
    
    # Customize colors
    scale_fill_manual(values = custom_colors, breaks = legend_order) +
    
    # Add labels with geom_text
    geom_text(
      data = data_melted,
      aes(label = new_value, y = new_value),  # Adjust y position
      position = position_dodge(width = 0.4),
      vjust = -0.20,  # Adjust vertical justification
      hjust = 0.5,  # Center text horizontally
      size = 5.5,
      color = "black"
    ) +
    # Adjust legend position
    theme(legend.position = "top", legend.box = "horizontal") +
    # Additional adjustments
    scale_x_discrete(limits = order) +
    coord_cartesian(clip = "off")
  p <- p + scale_y_continuous(limits = c(0, 100), expand = c(0, 0)) + labs(title = "", y = "Attributable fraction (%)", x = NULL) 
  
  p
  # Save the plot as a high-resolution image
  plot_name <- paste0("Z:/ResearchHome/Groups/sapkogrp/projects/Genomics/common/attr_fraction/ANALYSIS/results/plots/v19b/lt35/", group, "_", AF.type, "_", lifestyle, ".tiff")
  
  ggsave(plot_name, p, width = 12, height = 8, dpi = 600, device = "tiff", compression = "lzw")
}

################################
## PRS and treatment together ##
################################
group <- "Age.lt.35"

variables <- "treatment|PRS"

new_data <- data[grepl(variables, data$Variables), c("Cohort", "SN_types", "Variables", group)]
colnames(new_data) <- c("variable", "SN_types", "AF_by", "value")
new_data$value <- as.numeric(new_data$value)

# Reshape the data for ggplot2
library(reshape2)
data_melted <-new_data
# order <- c("Any SN", "Any SMN", "NMSC", "Breast cancer", "Thyroid cancer", "Meningioma", "Sarcoma")
order <- unique(data_melted$SN_types)
AF.type <- "treatment_PRS"
lifestyle <- "without_lifestyle"

data_melted$legend_group <- factor(paste(data_melted$variable, data_melted$AF_by, sep = "_"))


data_melted$new_value <- round(data_melted$value,2)*100

# Define custom colors and legend order
custom_colors <- c("SJLIFE_PRS" = "#87CEFA", "CCSS_PRS" = "#FFA07A", "SJLIFE_All_treatments" = "#1E90FF", "CCSS_All_treatments" = "#FF6347")
legend_order <- c("SJLIFE_PRS", "CCSS_PRS", "SJLIFE_All_treatments", "CCSS_All_treatments")
# Order the levels of the legend_group factor
data_melted$legend_group <- factor(data_melted$legend_group, levels = legend_order)

# Create a factor with the desired order
data_melted$SN_types <- factor(data_melted$SN_types, levels = order)

# Create the grouped bar chart
# Create the plot
p <- ggplot(data_melted, aes(x = SN_types, y = new_value, fill = legend_group)) +
  geom_bar(stat = "identity", position = position_dodge(width = 0.8), width = 0.8) +
  # Customize the theme and appearance
  # geom_hline(yintercept = 0, color = "black", linetype = "solid", size = 0.7) +
  # Add Y lines
  # geom_vline(xintercept = 0.5, color = "black", linetype = "solid", size = 0.7) +
  theme_minimal() +
  theme(axis.text.x = element_text(angle = 45, hjust = 1, vjust = 1, size = 16, color = "black"),
        axis.text.y = element_text(size = 16, color = "black"),
        axis.title.y = element_text(size = 20, color = "black"), 
        axis.line.x = element_line(color="black"), 
        axis.line.y = element_line(color="black"),
        legend.title = element_blank(),
        legend.text = element_text(size = 16, color = "black"),
        plot.title = element_text(size = 16, hjust = 0.5, vjust = 1.5, face = "bold"),
        panel.grid.major = element_blank(),
        panel.grid.minor = element_blank()) +
  
  # Customize colors
  scale_fill_manual(values = custom_colors, breaks = legend_order) +
  
  # Add labels with geom_text
  geom_text(
    data = data_melted,
    aes(label = new_value, y = new_value),  # Adjust y position
    position = position_dodge(width = 0.8),
    vjust = -0.20,  # Adjust vertical justification
    hjust = 0.5,  # Center text horizontally
    size = 5.5,
    color = "black"
  ) +
  # Adjust legend position
  theme(legend.position = "top", legend.box = "horizontal") +
  # Additional adjustments
  scale_x_discrete(limits = order) +
  coord_cartesian(clip = "off")
p
p <- p + scale_y_continuous(limits = c(0, 100), expand = c(0, 0)) + labs(title = "", y = "Attributable fraction (%)", x = NULL) 
p
# Save the plot as a high-resolution image
plot_name <- paste0("Z:/ResearchHome/Groups/sapkogrp/projects/Genomics/common/attr_fraction/ANALYSIS/results/plots/v19b/lt35/", group, "_", AF.type,"_", lifestyle, ".tiff")

ggsave(plot_name, p, width = 12, height = 8, dpi = 600, device = "tiff", compression = "lzw")

##################################
## Chemo and Radiation together ##
##################################
group <- "Age.lt.35"

variables <- "Chemo|Radiation"

new_data <- data[grepl(variables, data$Variables), c("Cohort", "SN_types", "Variables", group)]
colnames(new_data) <- c("variable", "SN_types", "AF_by", "value")
new_data$value <- as.numeric(new_data$value)

# Reshape the data for ggplot2
library(reshape2)
data_melted <-new_data

data_melted$new_value <- round(data_melted$value,2)*100
order <- unique(data_melted$SN_types)
AF.type <- "Chemo_Radiation"
lifestyle <- "without_lifestyle"

data_melted$legend_group <- factor(paste(data_melted$variable, data_melted$AF_by, sep = "_"))


# Define custom colors and legend order
custom_colors <- c("SJLIFE_Chemo" = "#87CEFA", "CCSS_Chemo" = "#FFA07A", "SJLIFE_Radiation" = "#1E90FF", "CCSS_Radiation" = "#FF6347")
legend_order <- c("SJLIFE_Chemo", "CCSS_Chemo", "SJLIFE_Radiation", "CCSS_Radiation")
# Order the levels of the legend_group factor
data_melted$legend_group <- factor(data_melted$legend_group, levels = legend_order)

# Create a factor with the desired order
data_melted$SN_types <- factor(data_melted$SN_types, levels = order)

# Create the grouped bar chart
# Create the plot
p <- ggplot(data_melted, aes(x = SN_types, y = new_value, fill = legend_group)) +
  geom_bar(stat = "identity", position = position_dodge(width = 0.8), width = 0.8) +
  # Customize the theme and appearance
  # geom_hline(yintercept = 0, color = "black", linetype = "solid", size = 0.7) +
  # Add Y lines
  # geom_vline(xintercept = 0.5, color = "black", linetype = "solid", size = 0.7) +
  theme_minimal() +
  theme(axis.text.x = element_text(angle = 45, hjust = 1, vjust = 1, size = 16, color = "black"),
        axis.text.y = element_text(size = 16, color = "black"),
        axis.title.y = element_text(size = 20, color = "black"), 
        axis.line.x = element_line(color="black"), 
        axis.line.y = element_line(color="black"),
        legend.title = element_blank(),
        legend.text = element_text(size = 16, color = "black"),
        plot.title = element_text(size = 16, hjust = 0.5, vjust = 1.5, face = "bold"),
        panel.grid.major = element_blank(),
        panel.grid.minor = element_blank()) +
  
  # Customize colors
  scale_fill_manual(values = custom_colors, breaks = legend_order) +
  
  # Add labels with geom_text
  geom_text(
    data = data_melted,
    aes(label = new_value, y = new_value),  # Adjust y position
    position = position_dodge(width = 0.8),
    vjust = -0.20,  # Adjust vertical justification
    hjust = 0.5,  # Center text horizontally
    size = 5.5,
    color = "black"
  ) +
  # Adjust legend position
  theme(legend.position = "top", legend.box = "horizontal") +
  # Additional adjustments
  scale_x_discrete(limits = order) +
  coord_cartesian(clip = "off")
p
p <- p + scale_y_continuous(limits = c(0, 100), expand = c(0, 0)) + labs(title = "", y = "Attributable fraction (%)", x = NULL) 

p
# Save the plot as a high-resolution image
plot_name <- paste0("Z:/ResearchHome/Groups/sapkogrp/projects/Genomics/common/attr_fraction/ANALYSIS/results/plots/v19b/lt35/", group, "_", AF.type,"_", lifestyle, ".tiff")

ggsave(plot_name, p, width = 12, height = 8, dpi = 600, device = "tiff", compression = "lzw")

## 5.___________________________________________________________________________ ge35 analysis
## 5.___________________________________________________________________________ ge35 analysis
## 5.___________________________________________________________________________ ge35 analysis
## 5.___________________________________________________________________________ ge35 analysis
## 5.___________________________________________________________________________ ge35 analysis

data <- saved.data

group <- "Age.ge.35"
variables <- unique(data$Variables)

custom_colors <- c("SJLIFE" = "#1E90FF", "CCSS" = "#FF6347")
legend_order <- c("SJLIFE", "CCSS")

for(i in 1:length(variables)){
  data_melted <- data[grepl(variables[i], data$Variables), c("Cohort", "SN_types", "Variables", group)]
  colnames(data_melted) <- c("variable", "SN_types", "AF_by", "value")
  data_melted$value <- as.numeric(data_melted$value); data_melted <- data_melted[complete.cases(data_melted),]
  data_melted$new_value <- round(data_melted$value,2)*100
  
  # Reshape the data for ggplot2
  library(reshape2)

  order <- unique(data_melted$SN_types)
  AF.type <- data_melted$AF_by[i] 
  lifestyle <- "without_lifestyle"
  if(lifestyle== "without_lifestyle" && variables[i] == "Lifestyle"){
    next
  }
  
  data_melted$legend_group <- factor(data_melted$variable, levels = c("SJLIFE", "CCSS"))
  # Create a factor with the desired order
  data_melted$SN_types <- factor(data_melted$SN_types, levels = order)
  
  
  p <- ggplot(data_melted, aes(x = SN_types, y = new_value, fill = legend_group)) +
    geom_bar(stat = "identity", position = position_dodge(width = 0.4), width = 0.4) +
    # Customize the theme and appearance
    # # geom_hline(yintercept = seq(-0.1, 0.1, by = 0.1), color = "black", linetype = "solid", size = 0.7) +
    # geom_hline(yintercept = 0, color = "black", linetype = "solid", size = 0.7) +
    # Add Y lines
    # # geom_vline(xintercept = seq(0.5, length(unique(data_melted$SN_types)) + 0.5), color = "black", linetype = "solid", size = 0.7) +
    # geom_vline(xintercept = 0.5, color = "black", linetype = "solid", size = 0.7) +
    theme_minimal() +
    theme(axis.text.x = element_text(angle = 45, hjust = 1, vjust = 1, size = 16, color = "black"),
          axis.text.y = element_text(size = 16, color = "black"),
          axis.title.y = element_text(size = 20, color = "black"), 
          axis.line.x = element_line(color="black"), 
          axis.line.y = element_line(color="black"),
          legend.title = element_blank(),
          legend.text = element_text(size = 16, color = "black"),
          plot.title = element_text(size = 16, hjust = 0.5, vjust = 1.5, face = "bold"),
          panel.grid.major = element_blank(),
          panel.grid.minor = element_blank()) +
    
    # Customize colors
    scale_fill_manual(values = custom_colors, breaks = legend_order) +
    
    # Add labels with geom_text
    geom_text(
      data = data_melted,
      aes(label = new_value, y = new_value),  # Adjust y position
      position = position_dodge(width = 0.4),
      vjust = -0.20,  # Adjust vertical justification
      hjust = 0.5,  # Center text horizontally
      size = 5.5,
      color = "black"
    ) +
    # Adjust legend position
    theme(legend.position = "top", legend.box = "horizontal") +
    # Additional adjustments
    scale_x_discrete(limits = order) +
    coord_cartesian(clip = "off")
  p <- p + scale_y_continuous(limits = c(0, 100), expand = c(0, 0)) + labs(title = "", y = "Attributable fraction (%)", x = NULL) 
  
  p
  # Save the plot as a high-resolution image
  plot_name <- paste0("Z:/ResearchHome/Groups/sapkogrp/projects/Genomics/common/attr_fraction/ANALYSIS/results/plots/v19b/ge35/", group, "_", AF.type, "_", lifestyle, ".tiff")
  
  ggsave(plot_name, p, width = 12, height = 8, dpi = 600, device = "tiff", compression = "lzw")
}

################################
## PRS and treatment together ##
################################
group <- "Age.ge.35"

variables <- "treatment|PRS"

new_data <- data[grepl(variables, data$Variables), c("Cohort", "SN_types", "Variables", group)]
colnames(new_data) <- c("variable", "SN_types", "AF_by", "value")
new_data$value <- as.numeric(new_data$value)

# Reshape the data for ggplot2
library(reshape2)

data_melted <-new_data
order <- unique(data_melted$SN_types)
AF.type <- "treatment_PRS"
lifestyle <- "without_lifestyle"

data_melted$legend_group <- factor(paste(data_melted$variable, data_melted$AF_by, sep = "_"))


data_melted$new_value <- round(data_melted$value,2)*100

# Define custom colors and legend order
custom_colors <- c("SJLIFE_PRS" = "#87CEFA", "CCSS_PRS" = "#FFA07A", "SJLIFE_All_treatments" = "#1E90FF", "CCSS_All_treatments" = "#FF6347")
legend_order <- c("SJLIFE_PRS", "CCSS_PRS", "SJLIFE_All_treatments", "CCSS_All_treatments")
# Order the levels of the legend_group factor
data_melted$legend_group <- factor(data_melted$legend_group, levels = legend_order)

# Create a factor with the desired order
data_melted$SN_types <- factor(data_melted$SN_types, levels = order)

# Create the grouped bar chart
# Create the plot
p <- ggplot(data_melted, aes(x = SN_types, y = new_value, fill = legend_group)) +
  geom_bar(stat = "identity", position = position_dodge(width = 0.8), width = 0.8) +
  # Customize the theme and appearance
  # geom_hline(yintercept = 0, color = "black", linetype = "solid", size = 0.7) +
  # Add Y lines
  # geom_vline(xintercept = 0.5, color = "black", linetype = "solid", size = 0.7) +
  theme_minimal() +
  theme(axis.text.x = element_text(angle = 45, hjust = 1, vjust = 1, size = 16, color = "black"),
        axis.text.y = element_text(size = 16, color = "black"),
        axis.title.y = element_text(size = 20, color = "black"), 
        axis.line.x = element_line(color="black"), 
        axis.line.y = element_line(color="black"),
        legend.title = element_blank(),
        legend.text = element_text(size = 16, color = "black"),
        plot.title = element_text(size = 16, hjust = 0.5, vjust = 1.5, face = "bold"),
        panel.grid.major = element_blank(),
        panel.grid.minor = element_blank()) +
  
  # Customize colors
  scale_fill_manual(values = custom_colors, breaks = legend_order) +
  
  # Add labels with geom_text
  geom_text(
    data = data_melted,
    aes(label = new_value, y = new_value),  # Adjust y position
    position = position_dodge(width = 0.8),
    vjust = -0.20,  # Adjust vertical justification
    hjust = 0.5,  # Center text horizontally
    size = 5.5,
    color = "black"
  ) +
  # Adjust legend position
  theme(legend.position = "top", legend.box = "horizontal") +
  # Additional adjustments
  scale_x_discrete(limits = order) +
  coord_cartesian(clip = "off")
p
p <- p + scale_y_continuous(limits = c(0, 100), expand = c(0, 0)) + labs(title = "", y = "Attributable fraction (%)", x = NULL) 
p
# Save the plot as a high-resolution image
plot_name <- paste0("Z:/ResearchHome/Groups/sapkogrp/projects/Genomics/common/attr_fraction/ANALYSIS/results/plots/v19b/ge35/", group, "_", AF.type,"_", lifestyle, ".tiff")

ggsave(plot_name, p, width = 12, height = 8, dpi = 600, device = "tiff", compression = "lzw")

##################################
## Chemo and Radiation together ##
##################################
group <- "Age.ge.35"

variables <- "Chemo|Radiation"

new_data <- data[grepl(variables, data$Variables), c("Cohort", "SN_types", "Variables", group)]
colnames(new_data) <- c("variable", "SN_types", "AF_by", "value")
new_data$value <- as.numeric(new_data$value)

# Reshape the data for ggplot2
library(reshape2)
data_melted <-new_data
data_melted$new_value <- round(data_melted$value,2)*100

order <- unique(data_melted$SN_types)
AF.type <- "Chemo_Radiation"
lifestyle <- "without_lifestyle"

data_melted$legend_group <- factor(paste(data_melted$variable, data_melted$AF_by, sep = "_"))


# Define custom colors and legend order
custom_colors <- c("SJLIFE_Chemo" = "#87CEFA", "CCSS_Chemo" = "#FFA07A", "SJLIFE_Radiation" = "#1E90FF", "CCSS_Radiation" = "#FF6347")
legend_order <- c("SJLIFE_Chemo", "CCSS_Chemo", "SJLIFE_Radiation", "CCSS_Radiation")
# Order the levels of the legend_group factor
data_melted$legend_group <- factor(data_melted$legend_group, levels = legend_order)

# Create a factor with the desired order
data_melted$SN_types <- factor(data_melted$SN_types, levels = order)

# Create the grouped bar chart
# Create the plot
p <- ggplot(data_melted, aes(x = SN_types, y = new_value, fill = legend_group)) +
  geom_bar(stat = "identity", position = position_dodge(width = 0.8), width = 0.8) +
  # Customize the theme and appearance
  # geom_hline(yintercept = 0, color = "black", linetype = "solid", size = 0.7) +
  # Add Y lines
  # geom_vline(xintercept = 0.5, color = "black", linetype = "solid", size = 0.7) +
  theme_minimal() +
  theme(axis.text.x = element_text(angle = 45, hjust = 1, vjust = 1, size = 16, color = "black"),
        axis.text.y = element_text(size = 16, color = "black"),
        axis.title.y = element_text(size = 20, color = "black"), 
        axis.line.x = element_line(color="black"), 
        axis.line.y = element_line(color="black"),
        legend.title = element_blank(),
        legend.text = element_text(size = 16, color = "black"),
        plot.title = element_text(size = 16, hjust = 0.5, vjust = 1.5, face = "bold"),
        panel.grid.major = element_blank(),
        panel.grid.minor = element_blank()) +
  
  # Customize colors
  scale_fill_manual(values = custom_colors, breaks = legend_order) +
  
  # Add labels with geom_text
  geom_text(
    data = data_melted,
    aes(label = new_value, y = new_value),  # Adjust y position
    position = position_dodge(width = 0.8),
    vjust = -0.20,  # Adjust vertical justification
    hjust = 0.5,  # Center text horizontally
    size = 5.5,
    color = "black"
  ) +
  # Adjust legend position
  theme(legend.position = "top", legend.box = "horizontal") +
  # Additional adjustments
  scale_x_discrete(limits = order) +
  coord_cartesian(clip = "off")
p
p <- p + scale_y_continuous(limits = c(0, 100), expand = c(0, 0)) + labs(title = "", y = "Attributable fraction (%)", x = NULL) 

p
# Save the plot as a high-resolution image
plot_name <- paste0("Z:/ResearchHome/Groups/sapkogrp/projects/Genomics/common/attr_fraction/ANALYSIS/results/plots/v19b/ge35/", group, "_", AF.type,"_", lifestyle, ".tiff")

ggsave(plot_name, p, width = 12, height = 8, dpi = 600, device = "tiff", compression = "lzw")
